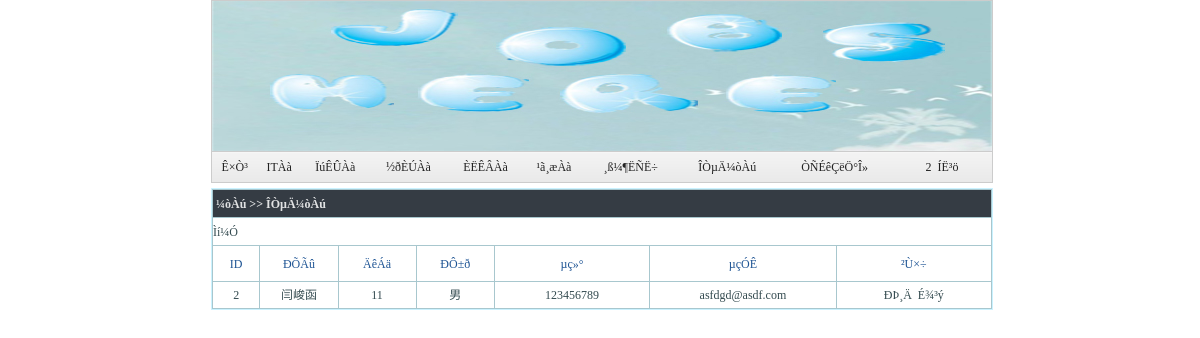
/resume.php (signed in), run on the app's committed database.
### tables this page shows
CREATE TABLE `resumes` (
  `resumeid` bigint(20) NOT NULL auto_increment,
  `cid` bigint(20) NOT NULL,
  `name` varchar(50) NOT NULL,
  `age` varchar(5) default NULL,
  `sex` varchar(5) default NULL,
  `tel` varchar(20) default NULL,
  `email` varchar(50) NOT NULL,
  `education` varchar(255) default NULL,
  `skill` varchar(255) NOT NULL,
  `about` varchar(255) default NULL,
  PRIMARY KEY  (`resumeid`)
);

### resume.php (the view, shortened to what this page needs)
<html xmlns="http://www.w3.org/1999/xhtml">
<head>
<link rel="stylesheet" href="admin/images/css.css" type="text/css"/>
</head>
<body>
<?php include("chead.php");?>
<?php
     $sql="select * from resumes where cid='".$_SESSION['cid']."'";
	$rs=mysql_query($sql);
?>
<table width="782" border="0" align="center" cellpadding="0" cellspacing="1" bgcolor="#CCCCCC" class="table" >
      <tr>
        <td height="27" colspan="7" align="left" bgcolor="#FFFFFF" class="bg_tr">&nbsp;¼òÀú&nbsp;&gt;&gt;&nbsp;ÎÒµÄ¼òÀú</td>
      </tr>
       <tr>
        <td height="27" colspan="7" align="left" bgcolor="#FFFFFF"><a href="addresume.php" class="trlink">Ìí¼Ó</a></td>
      </tr>
      <tr>
        <td width="6%" height="35" align="center" bgcolor="#FFFFFF">ID</td>
        <td width="10%" align="center" bgcolor="#FFFFFF">ÐÕÃû</td>
        <td width="10%" align="center" bgcolor="#FFFFFF">ÄêÁä</td>
        <td width="10%" align="center" bgcolor="#FFFFFF">ÐÔ±ð</td>
        <td width="20%" align="center" bgcolor="#FFFFFF">µç»°</td>
        <td width="24%" align="center" bgcolor="#FFFFFF">µçÓÊ</td>
        <td width="20%" align="center" bgcolor="#FFFFFF">²Ù×÷</td>
      </tr>
     <?php
	while($rows=mysql_fetch_assoc($rs))
	{
	?>
<tr align="center">
<td class="td_bg" height="26"><?php echo $rows["resumeid"]?></td>
<td class="td_bg" height="26"><?php echo $rows["name"]?></td>
<td class="td_bg" height="26"><?php echo $rows["age"]?></td>
<td height="26" class="td_bg"><?php echo $rows["sex"]?></td>
<td height="26" class="td_bg"><?php echo $rows["tel"]?></td>
<td height="26" class="td_bg"><?php echo $rows["email"]?></td>
<td class="td_bg">
<a href="updateresume.php?resumeid=<?php echo $rows[resumeid] ?>" class="trlink">ÐÞ¸Ä</a>&nbsp;&nbsp;<a href="delresume.php?resumeid=<?php echo $rows[resumeid] ?>" class="trlink">É¾³ý</a></td>
</tr>
	<?php
	}
?>
</table>
</body>
</html>

### admin/images/css.css (style rules this page uses)
body { FONT-SIZE: 12px; margin-left: 4px; margin-top: 0px; margin-right: 0px; PADDING-RIGHT: 0px; PADDING-LEFT: 0px; SCROLLBAR-FACE-COLOR: #59D6FF; PADDING-BOTTOM: 0px; SCROLLBAR-HIGHLIGHT-COLOR: #ffffff; SCROLLBAR-SHADOW-COLOR: #ffffff; SCROLLBAR-3DLIGHT-COLOR: #007BC6; SCROLLBAR-DARKSHADOW-COLOR: #007BC6; SCROLLBAR-ARROW-COLOR: #007BC6; PADDING-TOP: 0px; SCROLLBAR-TRACK-COLOR: #009ED2; }
.table { border: 1px solid #CAF2FF; margin-top: 5px; margin-bottom: 5px; background:#a8c7ce; }
.td_bg { background:#ffffff; color:#344b50; }
.bg_tr { font-family: "΢���ź�,Verdana, ������"; color:#e1e2e3; font-size:12px; font-weight:bolder; background:#353c44; line-height: 22px; }
td { color:#1E5494; font-size:12px; line-height: 18px; }
a { text-decoration: none; }
a:link { color: #222;text-decoration: none; }
a.trlink { text-decoration: none; }
a.trlink:link { color: #344b50; }

### data on the page
resumes: resumeid "2", name "闫峻函", age "11", sex "男", tel "123456789", email "asfdgd@asdf.com"

### other printed values
$_SESSION['cid'] "2"
